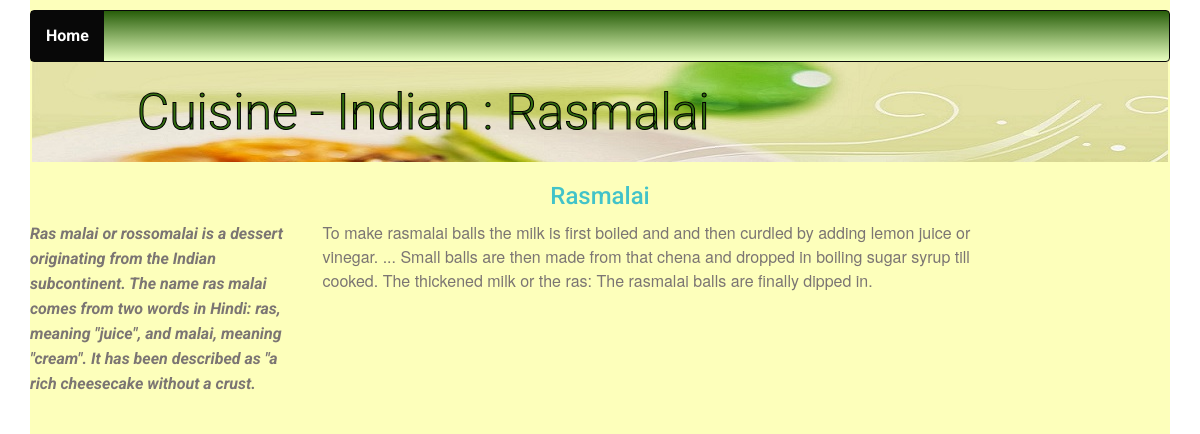
The app's page /restaurant/1/dish/20/ with its own data.
### database_setup.py (models this page shows, shortened)
class Cuisine(Base):
    __tablename__ = 'cuisine'
    id = Column(Integer, primary_key=True)
    name = Column(String(250), nullable=False)
    user_id = Column(Integer, ForeignKey('user.id'))
    user = relationship(User)

class Dish(Base):
    __tablename__ = 'dish'
    id = Column(Integer, primary_key=True)
    name = Column(String(150), nullable=False)
    description = Column(String(300), nullable=False)
    picurl = Column(String(300), nullable=False)
    recipe = Column(String(2000), nullable=False)
    cuisine_id = Column(Integer,ForeignKey('cuisine.id'))
    cuisine = relationship(Cuisine)
    user_id = Column(Integer, ForeignKey('user.id'))
    user = relationship(User)
    created_on = Column(String(50), nullable=False)
    modified_on = Column(String(50), nullable=False)

### project.py (the view)
@app.route('/restaurant/<int:cuisine_id>/dish/<int:dish_id>/',
           methods=['GET', 'POST'])
def showDescription(dish_id, cuisine_id):
    username = login_session.get('username')
    loginid = login_session.get('email')
    cuisine = session.query(Cuisine).filter_by(id=cuisine_id).one()
    dish = session.query(Dish).filter_by(id=dish_id).one()
    return render_template('description.html', dish=dish,
                           cuisine=cuisine, loggedusername=username,
                           loginid=loginid)

### templates/description.html (shortened to what this page needs)
{% extends "main.html" %}
{% block content %}
{% include "header.html" %}
	<div class="row banner main">
		<div class="col-md-11 col-md-offset-1 padding-none">
			<h1>Cuisine - {{ cuisine.name }} : {{dish.name}}</h1>
		</div>
	</div>
	<div class="row">
		<div class="col-md-12">
			<h2>{{dish.name}}</h2>
		</div>
	</div>
		<div class="row">
			<div class="col-md-3">
				<p><em>{{dish.description}}</em></p>
			</div>
			<div class="col-md-7">
				<p>{{dish.recipe}}</p>
			</div>
		</div>
{% endblock %}

### static/styles1.css (style rules this page uses)
* { font-family: "helvetica neue bold", roboto, helvetica, arial, sans-serif; font-weight: 700; }
h1 { font-family: "helvetica neue light", roboto, helvetica, arial, sans-serif; font-size: 50px; color: white; line-height: 60px; font-weight: 300; }
h2 { font-size: 24px; color: #42c3c9; line-height: 29px; }
html, body { min-height: 100%; }
p { font-family: "helvetica neue", roboto, helvetica, arial, sans-serif; font-size: 16px; color: #7b7573; line-height: 24px; font-weight: 400; }
h2 { text-align: center; }
.padding-none { padding: 0; }
.banner.main { background: url("/static/top-banner.jpg"); background-repeat: no-repeat; margin-left: 2px; margin-right: 2px; }
.banner h1 { margin: 10px 0; padding: 10px; color: #316d0f; -webkit-text-stroke-width: 1px; -webkit-text-stroke-color: black; }

### records on screen
Cuisine: name "Indian"
Dish: name "Rasmalai", description "Ras malai or rossomalai is a dessert originating from the Indian subcontinent. The name ras malai comes from two words in Hindi: ras, meaning \"juice\", and malai, meaning \"cream\". It has been described as \"a rich cheesecake without a crust.", recipe "To make rasmalai balls the milk is first boiled and and then curdled by adding lemon juice or vinegar. ... Small balls are then made from that chena and dropped in boiling sugar syrup till cooked. The thickened milk or the ras: The rasmalai balls are finally dipped in."
